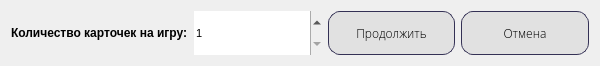
<?xml version="1.0" encoding="UTF-8"?>
<ui version="4.0">
 <class>Card_amount</class>
 <widget class="QDialog" name="Card_amount">
  <property name="geometry">
   <rect>
    <x>0</x>
    <y>0</y>
    <width>600</width>
    <height>66</height>
   </rect>
  </property>
  <property name="minimumSize">
   <size>
    <width>580</width>
    <height>50</height>
   </size>
  </property>
  <property name="maximumSize">
   <size>
    <width>600</width>
    <height>78</height>
   </size>
  </property>
  <property name="font">
   <font>
    <pointsize>8</pointsize>
   </font>
  </property>
  <property name="focusPolicy">
   <enum>Qt::StrongFocus</enum>
  </property>
  <property name="windowTitle">
   <string>Количество карточек</string>
  </property>
  <property name="windowIcon">
   <iconset>
    <normaloff>photo_data/question_icon.png</normaloff>photo_data/question_icon.png</iconset>
  </property>
  <layout class="QGridLayout" name="gridLayout">
   <item row="0" column="0">
    <layout class="QHBoxLayout" name="horizontalLayout">
     <item>
      <widget class="QLabel" name="label">
       <property name="font">
        <font>
         <pointsize>9</pointsize>
         <weight>75</weight>
         <bold>true</bold>
        </font>
       </property>
       <property name="text">
        <string>Количество карточек на игру:</string>
       </property>
      </widget>
     </item>
     <item>
      <widget class="QSpinBox" name="spinBox_cards">
       <property name="sizePolicy">
        <sizepolicy hsizetype="Preferred" vsizetype="Preferred">
         <horstretch>0</horstretch>
         <verstretch>0</verstretch>
        </sizepolicy>
       </property>
       <property name="mouseTracking">
        <bool>false</bool>
       </property>
       <property name="whatsThis">
        <string/>
       </property>
       <property name="accessibleName">
        <string/>
       </property>
       <property name="styleSheet">
        <string notr="true">selection-color: rgb(0, 0, 0);
selection-background-color: rgb(255, 255, 255);</string>
       </property>
       <property name="wrapping">
        <bool>false</bool>
       </property>
       <property name="frame">
        <bool>false</bool>
       </property>
       <property name="accelerated">
        <bool>true</bool>
       </property>
       <property name="correctionMode">
        <enum>QAbstractSpinBox::CorrectToPreviousValue</enum>
       </property>
       <property name="keyboardTracking">
        <bool>true</bool>
       </property>
       <property name="suffix">
        <string/>
       </property>
       <property name="prefix">
        <string/>
       </property>
       <property name="minimum">
        <number>1</number>
       </property>
       <property name="maximum">
        <number>100</number>
       </property>
      </widget>
     </item>
     <item>
      <widget class="QPushButton" name="btn_continue">
       <property name="sizePolicy">
        <sizepolicy hsizetype="Preferred" vsizetype="Preferred">
         <horstretch>0</horstretch>
         <verstretch>0</verstretch>
        </sizepolicy>
       </property>
       <property name="font">
        <font>
         <family>Open Sans Light</family>
         <pointsize>9</pointsize>
         <weight>50</weight>
         <bold>false</bold>
        </font>
       </property>
       <property name="toolTip">
        <string>Начать игру</string>
       </property>
       <property name="styleSheet">
        <string notr="true">QPushButton {
background-color: rgb(225, 225, 225);
border: 1px solid #343155;
padding: 6px; border-radius: 12px;}

QPushButton:hover, QPushButton:clicked { 
background-color: rgb(208, 208, 208); 
border: 1px solid rgb(26, 71, 24);}
QPushButton:pressed {
background-color: rgb(60, 166, 57);}</string>
       </property>
       <property name="text">
        <string>Продолжить</string>
       </property>
       <property name="icon">
        <iconset>
         <normaloff>photo_data/next_strelka.png</normaloff>photo_data/next_strelka.png</iconset>
       </property>
       <property name="autoDefault">
        <bool>false</bool>
       </property>
      </widget>
     </item>
     <item>
      <widget class="QPushButton" name="btn_cancel">
       <property name="sizePolicy">
        <sizepolicy hsizetype="Preferred" vsizetype="Preferred">
         <horstretch>0</horstretch>
         <verstretch>0</verstretch>
        </sizepolicy>
       </property>
       <property name="font">
        <font>
         <family>Open Sans Light</family>
         <pointsize>9</pointsize>
         <weight>50</weight>
         <bold>false</bold>
        </font>
       </property>
       <property name="toolTip">
        <string>Выйти к коллекциям с картами</string>
       </property>
       <property name="styleSheet">
        <string notr="true">QPushButton {
background-color: rgb(225, 225, 225);
border: 1px solid #343155;
padding: 6px; border-radius: 12px;}

QPushButton:hover, QPushButton:clicked { 
background-color: rgb(208, 208, 208); 
border: 1px solid rgb(225, 78, 78);}
QPushButton:pressed {
background-color:rgb(211, 79, 79);}</string>
       </property>
       <property name="text">
        <string>Отмена</string>
       </property>
       <property name="icon">
        <iconset>
         <normaloff>photo_data/cross.png</normaloff>photo_data/cross.png</iconset>
       </property>
      </widget>
     </item>
    </layout>
   </item>
  </layout>
 </widget>
 <resources/>
 <connections/>
</ui>
